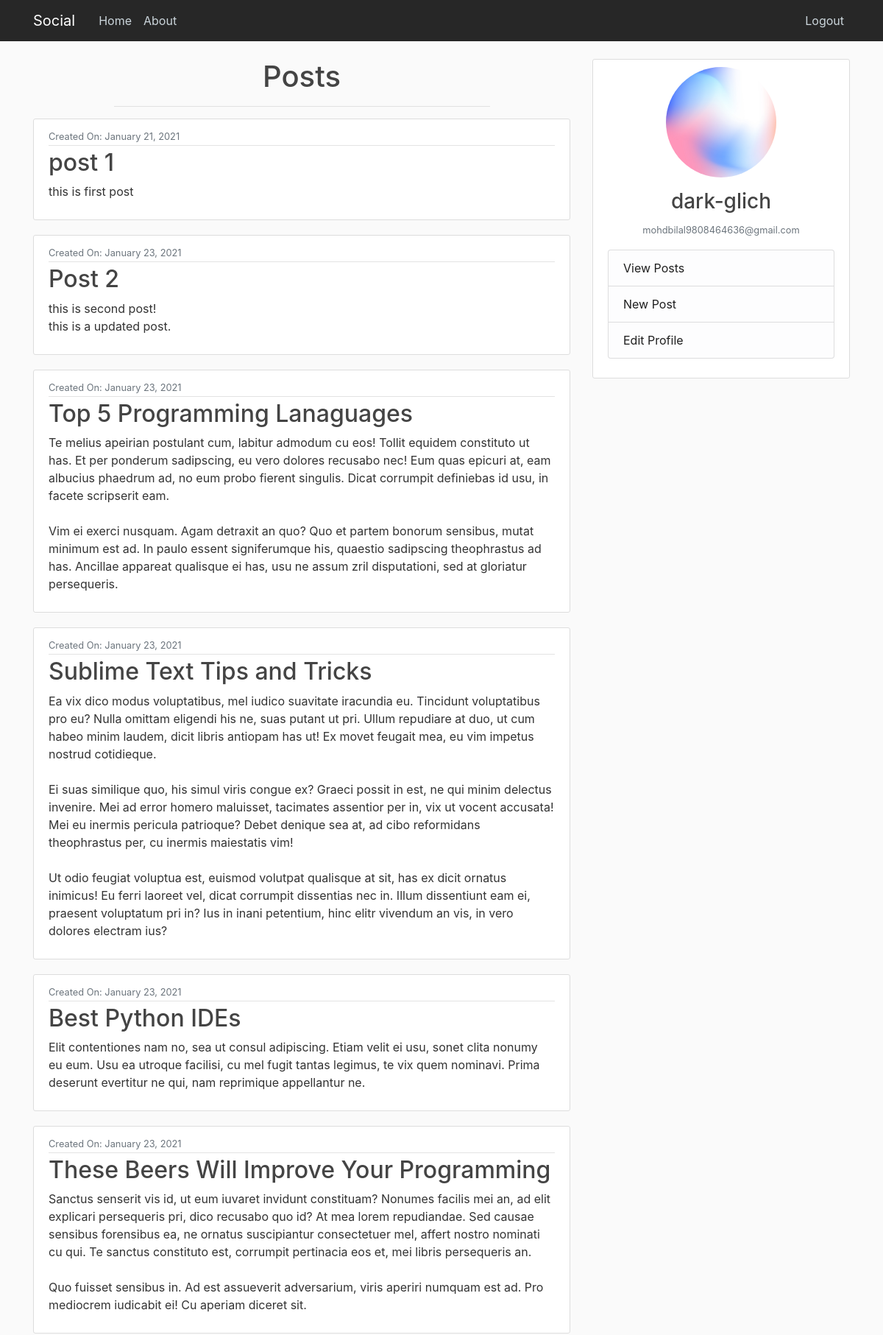
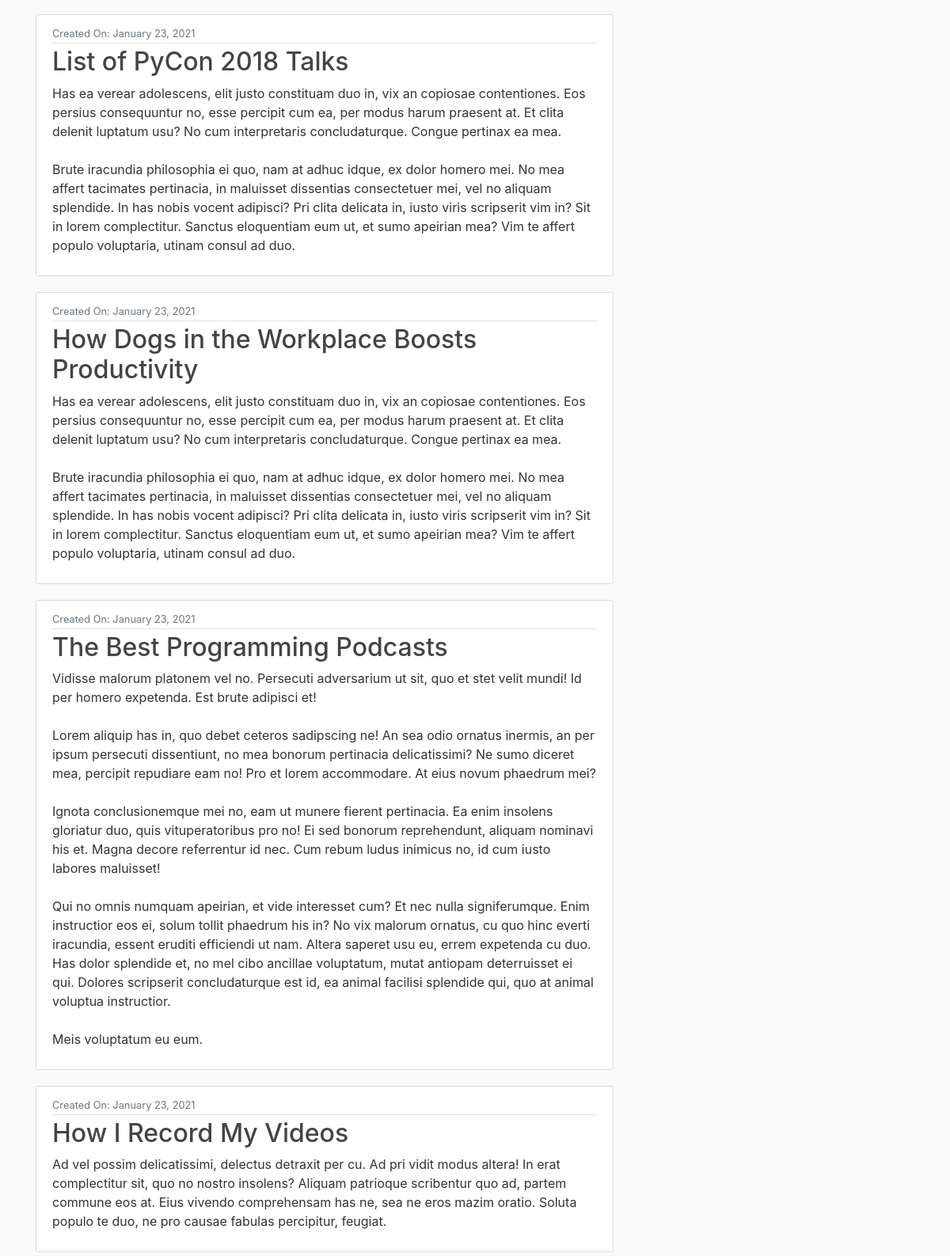
The app's page /user/dark-glich (signed in, upper part) with its own data (2 pictures, top to bottom).
### main/models.py (models this page shows, shortened)
class Post(models.Model):
    title = models.CharField(max_length=200)
    content = models.TextField()
    date = models.DateTimeField(default=timezone.now)
    author = models.ForeignKey(User, on_delete=models.CASCADE)

### users/models.py (models this page shows, shortened)
class profile(models.Model):
    user = models.OneToOneField(User, on_delete=models.CASCADE)
    image = models.ImageField(default='default.png', upload_to='profile_pics')

### main/views.py (the view)
# urls.py: path('user/<str:username>', UserPostListView, name='user-posts'),
def UserPostListView(request, username):
    user = get_object_or_404(User, username=username)
    posts = Post.objects.filter(author=user)
    if request.user == user:
        username = None
    else:
        username = user
    context = {'posts':posts, 'username':username}
    return render(request, 'main/user_post.html', context)

### main/templates/main/user_post.html
{%extends "main/base.html"%}
{%block content%}
{%if username != None %}
<img class="rounded-circle account-img" src="{{ username.profile.image.url }}" style="height: 200px; width: 200px; display: block; margin-left: auto; margin-right: auto;">
<div style="text-align: center;"><h1 class="mb-3">{{ username }}<small style="font-size: small;">({{ page_obj.paginator.count }})</small></h1></div>
<p class="text-secondary" style="text-align: center;">{{ username.email }}</p>
<h3>Created Posts</h3>
{%else%}
<h1 style="text-align:center;">Posts</h1>
{%endif%}
<hr style="width: 70%;">
{% for post in posts %}
<article class="media content-section">
  <div class="media-body">
    <div class="article-metadata">
      <small class="text-muted">Created On: {{ post.date|date:"F d, Y" }}</small>
    </div>
    <h2><a class="article-title" href="{% url 'detail' post.id %}">{{ post.title }}</a></h2>
    <p class="article-content">{{ post.content }}</p>
  </div>
</article>
{% endfor %}
{%endblock%}

### main/templates/main/base.html (shortened to what this page needs)
{%load static%}
<!doctype html>
<html lang="en">
  <head>
    <link rel="stylesheet" href="https://maxcdn.bootstrapcdn.com/bootstrap/4.0.0/css/bootstrap.min.css">
    <link rel="stylesheet" type="text/css" href="{% static 'main/style.css' %}">
  </head>
    <body>
      <header class="site-header">
        <nav class="navbar navbar-expand-md navbar-dark bg-steel fixed-top" style="background-color: rgb(39, 39, 39) ">
          <div class="container">
            <a class="navbar-brand mr-4" href="{% url 'home' %}">Social</a>
            <div class="collapse navbar-collapse" id="navbarToggle">
              <div class="navbar-nav mr-auto">
                <a class="nav-item nav-link" href="{% url 'home' %}">Home</a>
                <a class="nav-item nav-link" href="{% url 'about' %}">About</a>
              </div>
              <div class="navbar-nav">
                {% if user.is_authenticated %}
                  <a class="nav-item nav-link" href="{% url 'logout' %}">Logout</a>
                {% else %}
                  <a class="nav-item nav-link" href="{% url 'register' %}">Register</a>
                  <a class="nav-item nav-link" href="{% url 'login' %}">Login</a>
                {% endif %}
              </div>
            </div>
          </div>
        </nav>
      </header>
      <main role="main" class="container">
        <div class="row">
          <div class="col-md-8">
            {% block content %}{% endblock %}
          </div>
          <div class="col-md-4">
            <div class="content-section" style="position: sticky; top: 5rem;">
                <img class="rounded-circle account-img" src="{{ user.profile.image.url }}" style="height: 150px; width: 150px; display: block; margin-left: auto; margin-right: auto;">
                <h3 style="text-align: center;">{{user}}</h3>
                <p style="text-align: center;" class="text-muted"><small>{{user.email}}</small></p>
                <ul class="list-group">
                  <li class="list-group-item list-group-item-light"><a href="{% url 'user-posts' user %}" style="color: rgb(31, 31, 31);">View Posts</a></li>
                  <li class="list-group-item list-group-item-light"><a href="{% url 'create' %}" style="color: rgb(31, 31, 31);">New Post</a></li>
                  <li class="list-group-item list-group-item-light"><a href="{% url 'profile' %}" style="color: rgb(31, 31, 31);">Edit Profile</a></li>
                </ul>
            </div>
          </div>
        </div>
      </main>
    </body>
</html>

### main/static/main/style.css (style rules this page uses)
body { background: #fafafa; color: #333333; margin-top: 5rem; }
h1, h2, h3, h4, h5, h6 { color: #444444; }
ul { margin: 0; }
.bg-steel { background-color: #5f788a; }
.site-header .navbar-nav .nav-link { color: #cbd5db; }
.content-section { background: #ffffff; padding: 10px 20px; border: 1px solid #dddddd; border-radius: 3px; margin-bottom: 20px; }
.article-title { color: #444444; }
.article-content { white-space: pre-line; }
.article-metadata { padding-bottom: 1px; margin-bottom: 4px; border-bottom: 1px solid #e3e3e3 }
.account-img { height: 125px; width: 125px; margin-right: 20px; margin-bottom: 16px; }

### records on screen
Post: date "January 21, 2021", title "post 1", content "this is first post"
Post: date "January 23, 2021", title "Post 2", content "this is second post! this is a updated post."
Post: date "January 23, 2021", title "Top 5 Programming Lanaguages", content "Te melius apeirian postulant cum, labitur admodum cu eos! Tollit equidem constituto ut has. Et per ponderum sadipscing, eu vero dolores recusabo nec! Eum quas epicuri at, eam albucius phaedrum ad, no eum probo fierent singulis. Dicat corrumpit definiebas id usu, in facete scripserit eam. Vim ei exerci nusquam. Agam detraxit an quo? Quo et partem bonorum sensibus, mutat minimum est ad. In paulo essent signiferumque his, quaestio sadipscing theophrastus ad has. Ancillae appareat qualisque ei has, usu ne assum zril disputationi, sed at gloriatur persequeris."
Post: date "January 23, 2021", title "Sublime Text Tips and Tricks", content "Ea vix dico modus voluptatibus, mel iudico suavitate iracundia eu. Tincidunt voluptatibus pro eu? Nulla omittam eligendi his ne, suas putant ut pri. Ullum repudiare at duo, ut cum habeo minim laudem, dicit libris antiopam has ut! Ex movet feugait mea, eu vim impetus nostrud cotidieque. Ei suas similique quo, his simul viris congue ex? Graeci possit in est, ne qui minim delectus invenire. Mei ad error homero maluisset, tacimates assentior per in, vix ut vocent accusata! Mei eu inermis pericula patrioque? Debet denique sea at, ad cibo reformidans theophrastus per, cu inermis maiestatis vim! Ut odio feugiat voluptua est, euismod volutpat qualisque at sit, has ex dicit ornatus inimicus! Eu…"
Post: date "January 23, 2021", title "Best Python IDEs", content "Elit contentiones nam no, sea ut consul adipiscing. Etiam velit ei usu, sonet clita nonumy eu eum. Usu ea utroque facilisi, cu mel fugit tantas legimus, te vix quem nominavi. Prima deserunt evertitur ne qui, nam reprimique appellantur ne."
Post: date "January 23, 2021", title "These Beers Will Improve Your Programming", content "Sanctus senserit vis id, ut eum iuvaret invidunt constituam? Nonumes facilis mei an, ad elit explicari persequeris pri, dico recusabo quo id? At mea lorem repudiandae. Sed causae sensibus forensibus ea, ne ornatus suscipiantur consectetuer mel, affert nostro nominati cu qui. Te sanctus constituto est, corrumpit pertinacia eos et, mei libris persequeris an. Quo fuisset sensibus in. Ad est assueverit adversarium, viris aperiri numquam est ad. Pro mediocrem iudicabit ei! Cu aperiam diceret sit."
Post: date "January 23, 2021", title "List of PyCon 2018 Talks", content "Has ea verear adolescens, elit justo constituam duo in, vix an copiosae contentiones. Eos persius consequuntur no, esse percipit cum ea, per modus harum praesent at. Et clita delenit luptatum usu? No cum interpretaris concludaturque. Congue pertinax ea mea. Brute iracundia philosophia ei quo, nam at adhuc idque, ex dolor homero mei. No mea affert tacimates pertinacia, in maluisset dissentias consectetuer mei, vel no aliquam splendide. In has nobis vocent adipisci? Pri clita delicata in, iusto viris scripserit vim in? Sit in lorem complectitur. Sanctus eloquentiam eum ut, et sumo apeirian mea? Vim te affert populo voluptaria, utinam consul ad duo."
Post: date "January 23, 2021", title "How Dogs in the Workplace Boosts Productivity", content "Has ea verear adolescens, elit justo constituam duo in, vix an copiosae contentiones. Eos persius consequuntur no, esse percipit cum ea, per modus harum praesent at. Et clita delenit luptatum usu? No cum interpretaris concludaturque. Congue pertinax ea mea. Brute iracundia philosophia ei quo, nam at adhuc idque, ex dolor homero mei. No mea affert tacimates pertinacia, in maluisset dissentias consectetuer mei, vel no aliquam splendide. In has nobis vocent adipisci? Pri clita delicata in, iusto viris scripserit vim in? Sit in lorem complectitur. Sanctus eloquentiam eum ut, et sumo apeirian mea? Vim te affert populo voluptaria, utinam consul ad duo."
Post: date "January 23, 2021", title "The Best Programming Podcasts", content "Vidisse malorum platonem vel no. Persecuti adversarium ut sit, quo et stet velit mundi! Id per homero expetenda. Est brute adipisci et! Lorem aliquip has in, quo debet ceteros sadipscing ne! An sea odio ornatus inermis, an per ipsum persecuti dissentiunt, no mea bonorum pertinacia delicatissimi? Ne sumo diceret mea, percipit repudiare eam no! Pro et lorem accommodare. At eius novum phaedrum mei? Ignota conclusionemque mei no, eam ut munere fierent pertinacia. Ea enim insolens gloriatur duo, quis vituperatoribus pro no! Ei sed bonorum reprehendunt, aliquam nominavi his et. Magna decore referrentur id nec. Cum rebum ludus inimicus no, id cum iusto labores maluisset! Qui no omnis numquam…"
Post: date "January 23, 2021", title "How I Record My Videos", content "Ad vel possim delicatissimi, delectus detraxit per cu. Ad pri vidit modus altera! In erat complectitur sit, quo no nostro insolens? Aliquam patrioque scribentur quo ad, partem commune eos at. Eius vivendo comprehensam has ne, sea ne eros mazim oratio. Soluta populo te duo, ne pro causae fabulas percipitur, feugiat."

### other values on screen
{{ user }} "dark-glich"
{{ user.email }} "mohdbilal9808464636@gmail.com"
